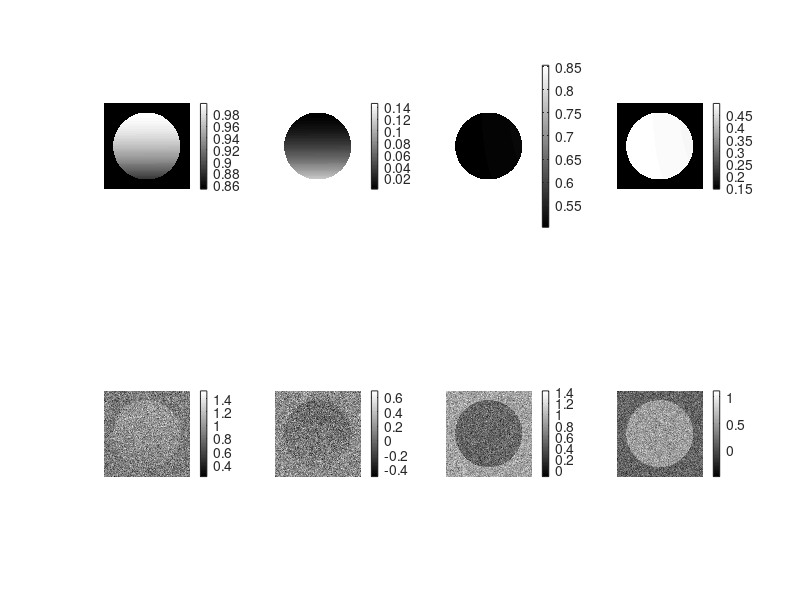
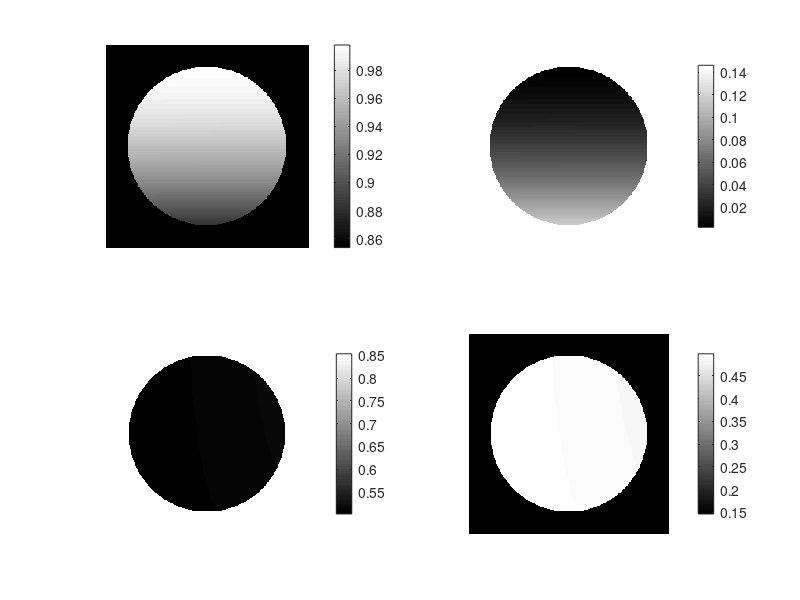

Recreate these plots in MATLAB, in order.
clear all
close all
clc

% Génération de l'image polarimétrique synthétique

tab_sig=[0.001 0.002 0.005 0.01 0.02 0.05 0.1 0.2 0.5];
sig=tab_sig(5); % Intensité du bruit

rand('state',sum(100*clock));
A=(1/2)*[1 1 0;1 -1 0;1 0 1;1 0 -1];

mask = ones(256);
Ic = A*[1. 1/sqrt(2) 1/sqrt(2)]';
I1 = mask*Ic(1);%I0
I2 = mask*Ic(2);%I90
I3 = mask*Ic(3);%I45
I4 = mask*Ic(4);%I135

theta = (0:1/255:1)*pi/180;
epsilon = (0:45/255:45)*pi/180;
[T,E] = meshgrid(theta,epsilon);
Sv0 = ones(256);
Sv1 = cos(2*T).*cos(E);
Sv2 = sin(2*T).*cos(E);

% Sur le fond de l'image, le vecteur de Stokes en chaque pixel
% est [ 1, 1/sqrt(2), 1/sqrt(2) ] (polarisation complète)
real_S0=ones(256);
real_S1=(1/sqrt(2))*ones(256);
real_S2=(1/sqrt(2))*ones(256);


%Admissibility criterion

%Sv0.^2>=Sv1.^2+Sv2.^2

% Évolution verticale graduelle de la polarisation au sein du disque centré de rayon 100 pixels 
% haut = polarisation élevée, S1 haut
% bas = polarisation basse, S1 bas
% S2 : reste bas car sin(2T) est très faible car T est faible
for i = -128:128
    for j = -128:128
    	if sqrt(i*i+j*j) < 100
        S(1) = 1.;
        S(2) = Sv1(i+128,j+128);
        S(3) = Sv2(i+128,j+128);
        
        real_S0(128+i,128+j)=S(1);
        real_S1(128+i,128+j)=S(2);
        real_S2(128+i,128+j)=S(3);
        
        % Conversion des vecteurs de Stokes en image polarimétrique
        Ic = A*S';
        I1(128+i,128+j) = Ic(1);
        I2(128+i,128+j) = Ic(2);
        I3(128+i,128+j) = Ic(3);
        I4(128+i,128+j) = Ic(4);
	end      
    end
end


% figure 1, image polarimétrique de synthèse, canaux I0, I90, I45, I135
figure;subplot(221),imshow(I1,[]);colorbar 
subplot(222),imshow(I2,[]);colorbar
subplot(223),imshow(I3,[]);colorbar
subplot(224),imshow(I4,[]);colorbar
% 
% 
% figure;subplot(221),imagesc(I1);colorbar
% subplot(222),imagesc(I2);colorbar
% subplot(223),imagesc(I3);colorbar
% subplot(224),imagesc(I4);colorbar
% 
% figure;subplot(221),imshow(real_S0,[]);colorbar
% subplot(222),imshow(real_S1,[]);colorbar
% subplot(223),imshow(real_S2,[]);colorbar
% 

% I1, I2, I3, I4 non bruité
IF(:,:,1) = I1;
IF(:,:,2) = I2;
IF(:,:,3) = I3;
IF(:,:,4) = I4;

% IF = non bruité, IN = bruité
for i = 1:4
    IN(:,:,i) = IF(:,:,i) + sqrt(sig)*randn(size(IF(:,:,i)));
end

% I0, I90, I45, I135 bruité
I0=IN(:,:,1);
I90=IN(:,:,2);
I45=IN(:,:,3);
I135=IN(:,:,4);

% figure 2, canaux I0, I90, I45, I135 non bruités vs bruités
figure;subplot(241), imshow(I1,[]);colorbar
subplot(242),imshow(I2,[]);colorbar
subplot(243),imshow(I3,[]);colorbar
subplot(244),imshow(I4,[]);colorbar

subplot(245),imshow(I0,[]);colorbar
subplot(246),imshow(I90,[]);colorbar
subplot(247),imshow(I45,[]);colorbar
subplot(248),imshow(I135,[]);colorbar

save('I0.mat','I0');
save('I90.mat','I90');
save('I45.mat','I45');
save('I135.mat','I135');

save('I0_clean.mat','I1');
save('I90_clean.mat','I2');
save('I45_clean.mat','I3');
save('I135_clean.mat','I4');

save('S0_synthetic_data.mat','real_S0');
save('S1_synthetic_data.mat','real_S1');
save('S2_synthetic_data.mat','real_S2');

print -dpng synthetic_data_radiance_images.png;